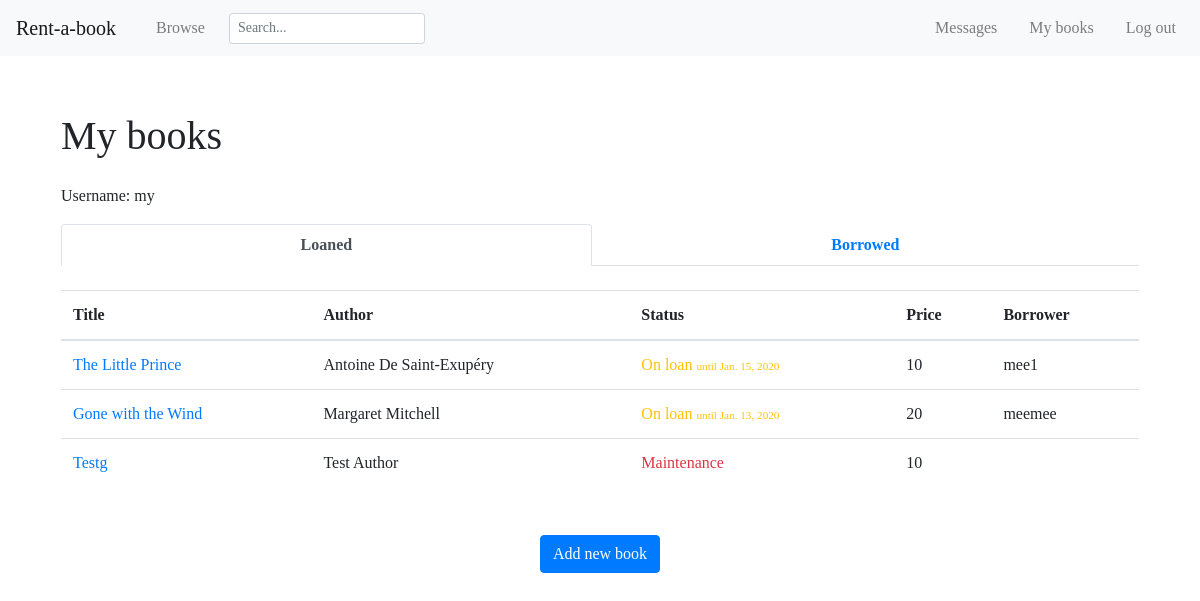
/mybooks/ (signed in), run on the app's committed database.
### rentabook/models.py (models this page shows, shortened)
class BookInstance(models.Model):
    created_by = models.ForeignKey(User, on_delete=models.SET_NULL, null=True, related_name="owner")
    borrower = models.ForeignKey(User, on_delete=models.SET_NULL, null=True, blank=True, related_name="borrower")
    cover = models.ImageField(upload_to='images/', blank=False)
    def cover_tag(self):
        if self.cover:
            return mark_safe('<img src="%s" style="width: 45px; height: 60px;" />' % self.cover.url)
        else:
            return 'No Cover Found'
    cover_tag.short_description = 'Cover'
    title = models.CharField(max_length=255, blank=False, help_text='Enter book title')
    author = models.CharField(max_length=255, blank=False, help_text='Enter book author')
    genre = models.ManyToManyField(Genre, blank=False, help_text='Select a genre for this book')
    summary = models.TextField(
        blank=True,
        max_length=1000,
        help_text='Enter a brief description of the book')
    condition_choices = [
        ('1', 'Like New'),
        ('2', 'Good'),
        ('3', 'Fair'),
    ]
    condition = models.CharField(
        choices=condition_choices,
        max_length=1,
        blank=False,
        default='p')
    price_choices = [(i, i) for i in range (10, 60, 10)]
    price = models.IntegerField(choices=price_choices, default=10, blank=False)
    due_back = models.DateField(null=True, blank=True)
    LOAN_STATUS = (
        ('o', 'On loan'),
        ('a', 'Available'),
        ('m', 'Maintenance'),
    )
    status = models.CharField(
        max_length=1,
        choices=LOAN_STATUS,
        blank=True,
        default='a',
        help_text='Book availability',
    )
    class Meta:
        ordering = ['due_back', 'status']
    def display_genre(self):
        """Create a string for the Genre. This is required to display genre in Admin."""
        return ', '.join(genre.name for genre in self.genre.all()[:3])
    display_genre.short_description = 'Genre'

### rentabook/views.py (the view)
# urls.py: path('mybooks/', views.BooksByUserListView.as_view(), name='my-books'),
class BooksByUserListView(LoginRequiredMixin,generic.ListView):
    model = BookInstance
    template_name ='rentabook/my_books.html'
    paginate_by = 10
    def get_queryset(self):
        return BookInstance.objects.filter(borrower=self.request.user).filter(status__exact='o').order_by('-due_back')
    def get_context_data(self, **kwargs):
        context = super(BooksByUserListView, self).get_context_data(**kwargs)
        context['loaned_books'] = BookInstance.objects.filter(created_by=self.request.user).order_by('-due_back')
        context["new_message"] = new_message_alert(self.request.user)
        return context

### rentabook/utils.py (called while the page is built)
def new_message_alert(request_user):
    if not request_user in User.objects.all():
        return False
    convos = Dialog.objects.filter(Q(owner=request_user) | Q(opponent=request_user))
    if len(convos) > 0:
        for convo in convos:
            if convo.messages.all().count() > 0:
                if not convo.messages.last().read and convo.messages.last().sender != request_user:
                    return True
    return False

### rentabook/templates/rentabook/my_books.html (shortened to what this page needs)
{% extends "base_generic.html" %}
{% block main %}
<br>
<h1>My books</h1>
<div class="py-3">
    {% if user.is_authenticated %}
    Username: {{ user.get_username }}
    {% endif %}
</div>
<ul class="nav nav-tabs nav-fill" id="my_books" role="tablist">
    <li class="nav-item">
        <a class="nav-link active" id="loaned-tab" data-toggle="tab" href="#loaned" role="tab" aria-controls="loaned"
            aria-selected="true"><b>Loaned</b></a>
    </li>
    <li class="nav-item">
        <a class="nav-link" id="borrowed-tab" data-toggle="tab" href="#borrowed" role="tab" aria-controls="borrowed"
            aria-selected="false"><b>Borrowed</b></a>
    </li>
</ul>
<div class="tab-content" id="myTabContent">
    <div class="tab-pane fade show active" id="loaned" role="tabpanel" aria-labelledby="loaned-tab">
        <br>
        {% if loaned_books %}
        <table class="table">
            <thead>
                <tr>
                    <th scope="col">Title</th>
                    <th scope="col">Author</th>
                    <th scope="col">Status</th>
                    <th scope="col" class="no_mobile_display">Price</th>
                    <th scope="col" class="no_mobile_display">Borrower</th>
                </tr>
            </thead>
            <tbody>
                {% for bookinst in loaned_books %}
                <tr>
                    <td><a href="{% url 'book-detail' bookinst.pk %}">{{ bookinst.title }}</a></td>
                    <td>{{ bookinst.author }}</td>
                    <td>
                        {% if bookinst.status == 'o' %}
                        <span class="text-warning">
                            {{ bookinst.get_status_display }}
                            <span style="font-size: 0.7rem;">
                                until {{ bookinst.due_back }}
                            </span>
                        </span>
                        {% else %}
                        <span class="{% if bookinst.status == 'a' %}text-success{% else %}text-danger{% endif %}">
                            {{ bookinst.get_status_display }}
                        </span>
                        {% endif %}
                    </td>
                    <td class="no_mobile_display">{{ bookinst.price }}</td>
                    <td class="no_mobile_display">
                        {% if bookinst.borrower %}
                        <a href="{% url 'dialogs_detail' bookinst.borrower %}" style="color:inherit">
                            {{ bookinst.borrower }}
                        </a>
                        {% endif %}
                    </td>
                </tr>
                {% endfor %}
            </tbody>
        </table>
        {% else %}
        <p>There are no loaned books.</p>
        {% endif %}
        <div class="my-5 text-center">
            <a href="{% url 'add-book' %}">
                <button class="btn btn-primary">
                    Add new book
                </button>
            </a>
        </div>
    </div>
</div>
{% endblock %}

### rentabook/static/rentabook/style.css (style rules this page uses)
body, h1, h2, h3, h4, h5, h6 { font-family: 'Cormorant Garamond', serif; }

### data on the page
BookInstance: title "The Little Prince", author "Antoine De Saint-Exupéry", status "On loan", due_back "Jan. 15, 2020", price "10", borrower "mee1"
BookInstance: title "Gone with the Wind", author "Margaret Mitchell", status "On loan", due_back "Jan. 13, 2020", price "20", borrower "meemee"
BookInstance: title "Testg", author "Test Author", status "Maintenance", price "10"

### other printed values
{{ user.get_username }} "my"
